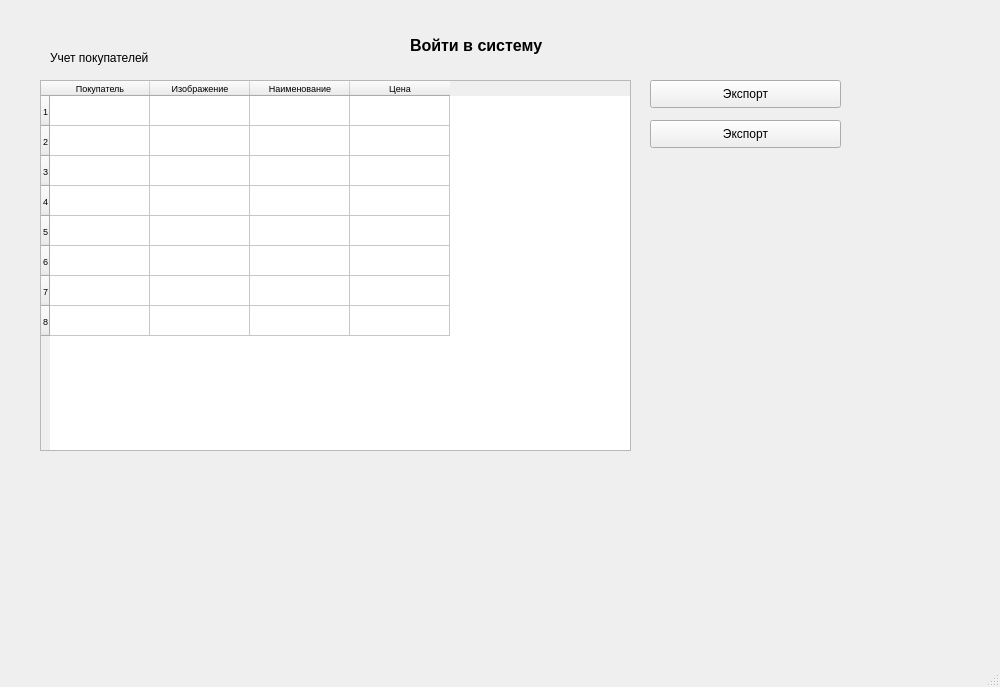
<?xml version="1.0" encoding="UTF-8"?>
<ui version="4.0">
 <class>MainWindow</class>
 <widget class="QMainWindow" name="MainWindow">
  <property name="geometry">
   <rect>
    <x>0</x>
    <y>0</y>
    <width>1000</width>
    <height>687</height>
   </rect>
  </property>
  <property name="windowTitle">
   <string>MainWindow</string>
  </property>
  <property name="autoFillBackground">
   <bool>false</bool>
  </property>
  <widget class="QWidget" name="centralwidget">
   <widget class="QLabel" name="label_3">
    <property name="geometry">
     <rect>
      <x>410</x>
      <y>30</y>
      <width>181</width>
      <height>31</height>
     </rect>
    </property>
    <property name="font">
     <font>
      <pointsize>12</pointsize>
      <weight>75</weight>
      <bold>true</bold>
     </font>
    </property>
    <property name="text">
     <string>Войти в систему</string>
    </property>
   </widget>
   <widget class="QLineEdit" name="login">
    <property name="geometry">
     <rect>
      <x>400</x>
      <y>90</y>
      <width>201</width>
      <height>22</height>
     </rect>
    </property>
   </widget>
   <widget class="QLineEdit" name="pass">
    <property name="enabled">
     <bool>true</bool>
    </property>
    <property name="geometry">
     <rect>
      <x>400</x>
      <y>140</y>
      <width>201</width>
      <height>22</height>
     </rect>
    </property>
   </widget>
   <widget class="QPushButton" name="pushButton">
    <property name="geometry">
     <rect>
      <x>400</x>
      <y>190</y>
      <width>201</width>
      <height>28</height>
     </rect>
    </property>
    <property name="text">
     <string>Войти</string>
    </property>
   </widget>
   <widget class="QLabel" name="label_2">
    <property name="geometry">
     <rect>
      <x>340</x>
      <y>140</y>
      <width>55</width>
      <height>16</height>
     </rect>
    </property>
    <property name="text">
     <string>Пароль:</string>
    </property>
   </widget>
   <widget class="QLabel" name="label">
    <property name="geometry">
     <rect>
      <x>350</x>
      <y>90</y>
      <width>55</width>
      <height>16</height>
     </rect>
    </property>
    <property name="text">
     <string>Логин:</string>
    </property>
   </widget>
   <widget class="QLabel" name="label_4">
    <property name="geometry">
     <rect>
      <x>0</x>
      <y>0</y>
      <width>1081</width>
      <height>651</height>
     </rect>
    </property>
    <property name="text">
     <string/>
    </property>
    <property name="pixmap">
     <pixmap>C:/Users/Alex/Downloads/1640225991_9-www-funnyart-club-p-foni-dlya-prilozhenii-9.jpg</pixmap>
    </property>
   </widget>
   <widget class="QLabel" name="label_5">
    <property name="geometry">
     <rect>
      <x>50</x>
      <y>50</y>
      <width>111</width>
      <height>16</height>
     </rect>
    </property>
    <property name="text">
     <string>Учет покупателей</string>
    </property>
   </widget>
   <widget class="QTableWidget" name="tableWidget">
    <property name="geometry">
     <rect>
      <x>40</x>
      <y>80</y>
      <width>591</width>
      <height>371</height>
     </rect>
    </property>
    <property name="maximumSize">
     <size>
      <width>16777100</width>
      <height>16777215</height>
     </size>
    </property>
    <property name="font">
     <font>
      <pointsize>7</pointsize>
     </font>
    </property>
    <row>
     <property name="text">
      <string>1</string>
     </property>
    </row>
    <row>
     <property name="text">
      <string>2</string>
     </property>
    </row>
    <row>
     <property name="text">
      <string>3</string>
     </property>
    </row>
    <row>
     <property name="text">
      <string>4</string>
     </property>
    </row>
    <row>
     <property name="text">
      <string>5</string>
     </property>
    </row>
    <row>
     <property name="text">
      <string>6</string>
     </property>
    </row>
    <row>
     <property name="text">
      <string>7</string>
     </property>
    </row>
    <row>
     <property name="text">
      <string>8</string>
     </property>
     <property name="textAlignment">
      <set>AlignTrailing|AlignVCenter</set>
     </property>
    </row>
    <column>
     <property name="text">
      <string>Покупатель</string>
     </property>
    </column>
    <column>
     <property name="text">
      <string>Изображение</string>
     </property>
    </column>
    <column>
     <property name="text">
      <string>Наименование</string>
     </property>
    </column>
    <column>
     <property name="text">
      <string>Цена</string>
     </property>
    </column>
   </widget>
   <widget class="QPushButton" name="pushButton_2">
    <property name="geometry">
     <rect>
      <x>650</x>
      <y>80</y>
      <width>191</width>
      <height>28</height>
     </rect>
    </property>
    <property name="text">
     <string>Экспорт</string>
    </property>
   </widget>
   <widget class="QPushButton" name="pushButton_3">
    <property name="geometry">
     <rect>
      <x>650</x>
      <y>120</y>
      <width>191</width>
      <height>28</height>
     </rect>
    </property>
    <property name="text">
     <string>Экспорт</string>
    </property>
   </widget>
   <zorder>label_4</zorder>
   <zorder>label_3</zorder>
   <zorder>login</zorder>
   <zorder>pass</zorder>
   <zorder>pushButton</zorder>
   <zorder>label_2</zorder>
   <zorder>label</zorder>
   <zorder>label_5</zorder>
   <zorder>tableWidget</zorder>
   <zorder>pushButton_2</zorder>
   <zorder>pushButton_3</zorder>
  </widget>
  <widget class="QMenuBar" name="menubar">
   <property name="geometry">
    <rect>
     <x>0</x>
     <y>0</y>
     <width>1000</width>
     <height>26</height>
    </rect>
   </property>
  </widget>
  <widget class="QStatusBar" name="statusbar"/>
 </widget>
 <tabstops>
  <tabstop>login</tabstop>
  <tabstop>pushButton</tabstop>
  <tabstop>pass</tabstop>
 </tabstops>
 <resources/>
 <connections/>
</ui>
